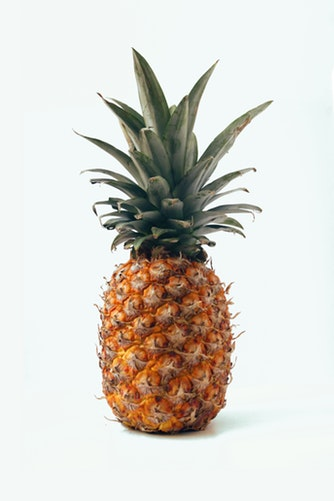
#> input picture contour/images/pine_apple.jpg, 334 x 501 px
$ python contour.py
#> lines starting #> are read from the running program, lines starting #| are printed output that depends on the picture; after the words box and inside, x2 and y2 are one past the last pixel; in counts of white or black regions, pixels touching at a corner belong together; long printed decimals are rounded
import cv2
import matplotlib.pyplot as plt
import numpy as np
import os

file_path = os.path.abspath(__file__)
img_path = os.path.join(os.path.dirname(file_path), 'images/pine_apple.jpg')

# Load the image
img = plt.imread(img_path)
#> img is the input picture: shape (501, 334, 3); mean R, G, B 215.4, 212.7, 205.9
# img = cv2.cvtColor(img, cv2.COLOR_BGR2RGB)
plt.imshow(img)
plt.show()

# Blurring for removing the noise
img_blur = cv2.bilateralFilter(img, d=7, sigmaSpace=75, sigmaColor=75)

# Convert to grayscale
img_gray = cv2.cvtColor(img, cv2.COLOR_RGB2GRAY)
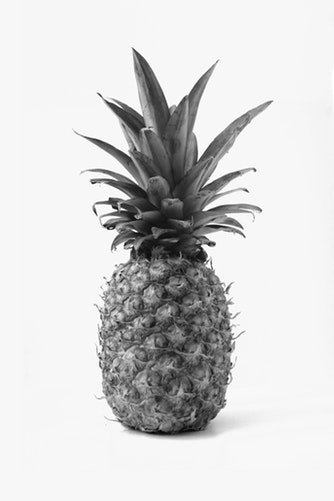
#> img_gray: shape (501, 334); min 4, max 255, mean 212.7

# Apply the thresholding
a = img_gray.max()
#> a = 255
_, thresh = cv2.threshold(img_gray, a/2+60, a, cv2.THRESH_BINARY_INV)
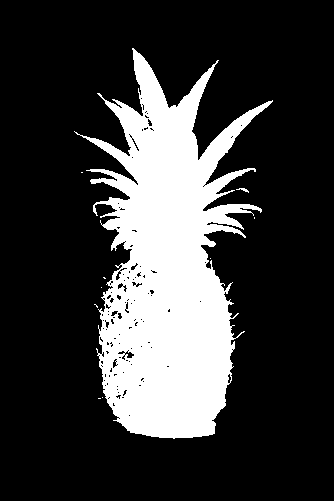
#> thresh: shape (501, 334); 22.7% white; 10 white regions (8 under 20 px)
plt.imshow(thresh, cmap='gray')
plt.show()

# Find the contour of the figure
# images, contours, hierarchy --> contours, hierarchy (cv2 version is changed)
contours, hierarchy = cv2.findContours(image=thresh,
                                              mode=cv2.RETR_TREE,
                                              method=cv2.CHAIN_APPROX_SIMPLE)
#> contours = 150 contours, 135 with area under 20; largest, box (x1, y1, x2, y2) and area: (74, 48, 273, 439) 37524, (124, 350, 135, 359) 48, (115, 270, 122, 281) 33, (131, 137, 140, 152) 32, (112, 358, 118, 369) 31

# Sort the contours
contours = sorted(contours, key = cv2.contourArea, reverse=True)

# Draw the contour
img_copy = img.copy()
final = cv2.drawContours(img_copy, contours, contourIdx=-1, color=(255, 0, 0),
                         thickness=2)
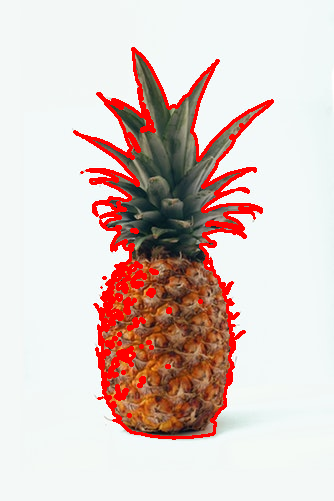
#> final: shape (501, 334, 3); mean R, G, B 220.3, 201.8, 196.6
plt.imshow(img_copy)
plt.show()


# The first order of the contours
c_0 = contours[0]
#> c_0 = contour of 1233 points, box (x1, y1, x2, y2) (74, 48, 273, 439), area 37524

# image moment
M = cv2.moments(c_0)
#> M = moments, m00 37524, centre m10/m00, m01/m00 = (167, 269.1)
print(M.keys())
#| dict_keys(['m00', 'm10', 'm01', 'm20', 'm11', 'm02', 'm30', 'm21', 'm12', 'm03', 'mu20', 'mu11', 'mu02', 'mu30', 'mu21', 'mu12', 'mu03', 'nu20', 'nu11', 'nu02', 'nu30', 'nu21', 'nu12', 'nu03'])

# The area of contours
print('1st Contour Area :', cv2.contourArea(contours[0]))
#| 1st Contour Area : 37524.0
print('2nd Contour Area :', cv2.contourArea(contours[1]))
#| 2nd Contour Area : 48.0
print('3rd Contour Area :', cv2.contourArea(contours[2]))
#| 3rd Contour Area : 33.0

# The arc length of contours
print(cv2.arcLength(contours[0], closed=True))
#| 2629.929
print(cv2.arcLength(contours[0], closed=False))
#| 2628.929

# The centroid point
cx = int(M['m10'] / M['m00'])
#> cx = 166
cy = int(M['m01'] / M['m00'])
#> cy = 269

# The extreme points
l_m = tuple(c_0[c_0[:, :, 0].argmin()][0])
#> l_m = (74, 131)
r_m = tuple(c_0[c_0[:, :, 0].argmax()][0])
#> r_m = (272, 101)
t_m = tuple(c_0[c_0[:, :, 1].argmin()][0])
#> t_m = (132, 48)
b_m = tuple(c_0[c_0[:, :, 1].argmax()][0])
#> b_m = (173, 438)

pst = [l_m, r_m, t_m, b_m]
#> pst = [(74, 131), (272, 101), (132, 48), (173, 438)]
xcor = [p[0] for p in pst]
#> xcor = [74, 272, 132, 173]
ycor = [p[1] for p in pst]
#> ycor = [131, 101, 48, 438]

# Plot the points
fig, axs = plt.subplots(nrows=1, ncols=2, figsize=(10, 8))
axs[0].imshow(thresh, cmap='gray'); axs[0].scatter([cx], [cy], c='b', s=50)
axs[1].imshow(thresh, cmap='gray'); axs[1].scatter(xcor, ycor, c='b', s=50)
plt.show()
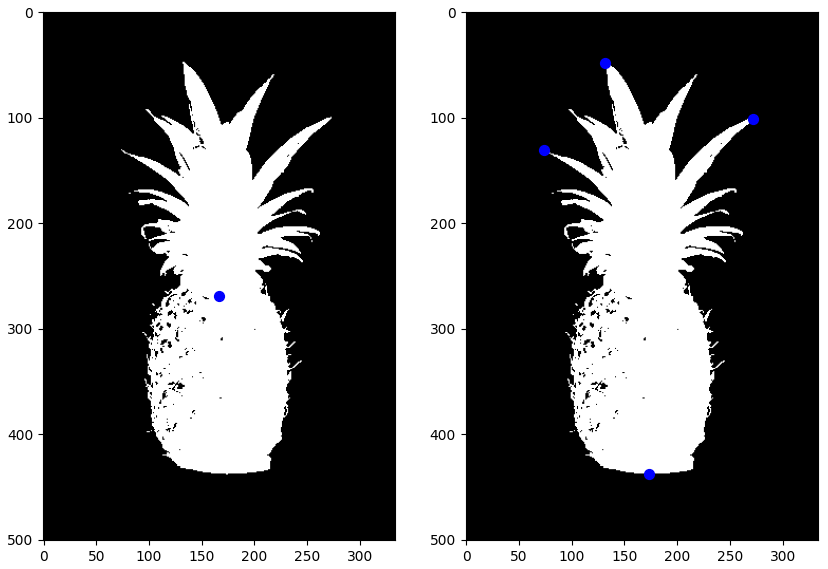
#> figure drawn by matplotlib, 2 panels

# The first order of the contours
c_0 = contours[0]

# Get the 4 points of the bounding rectangle
x, y, w, h = cv2.boundingRect(c_0)
#> x = 74; y = 48; w = 199; h = 391

# Draw a straight rectangle with the points
img_copy = img.copy()
img_box = cv2.rectangle(img_copy, (x, y), (x+w, y+h), color=(255,0,0), thickness=2)
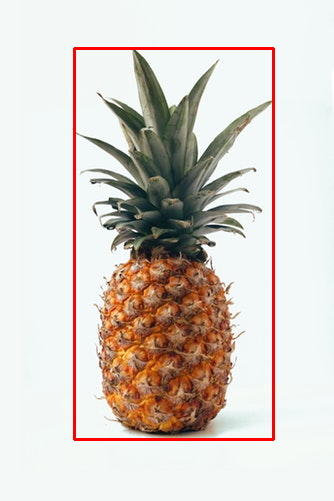
#> img_box: shape (501, 334, 3); mean R, G, B 215.6, 207.5, 200.7


# Get the 4 points of the bounding rectangle w/ the min area
rect = cv2.minAreaRect(c_0)
#> rect = ((160.2, 243.9), (384.5, 194), -84.29)
box = cv2.boxPoints(rect)
#> box = [[237.6, 444.9], [44.54, 425.6], [82.8, 42.98], [275.9, 62.29]]
box = box.astype('int')
#> box = [[237, 444], [44, 425], [82, 42], [275, 62]]

# Draw a contour w/ the points
img_copy = img.copy()
#> (the run stopped early here; a loop or call above may not have finished)

$ run again, with contour/images/backpacker.jpg copied over contour/images/pine_apple.jpg
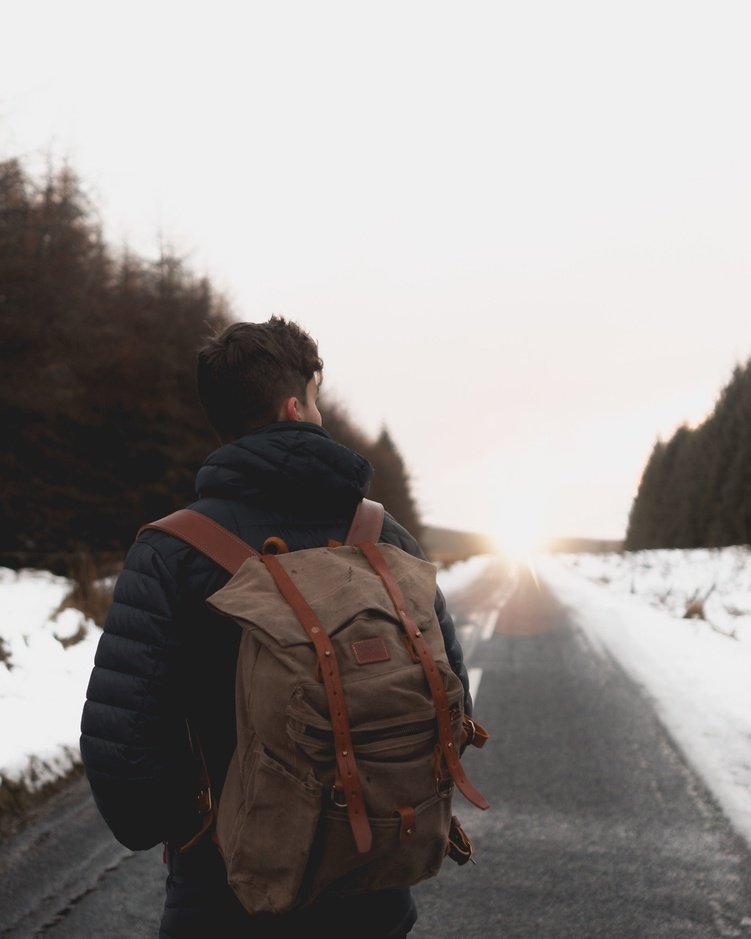
#> input picture contour/images/backpacker.jpg, 751 x 939 px, shrunk from 1638 x 2048 before the run
#> img is the input picture: shape (939, 751, 3); mean R, G, B 149.8, 145.2, 143
#> a = 254
#> `_, thresh = cv2.threshold(img_gray, a/2+60, a, cv2.THRESH_BINARY_INV)`:
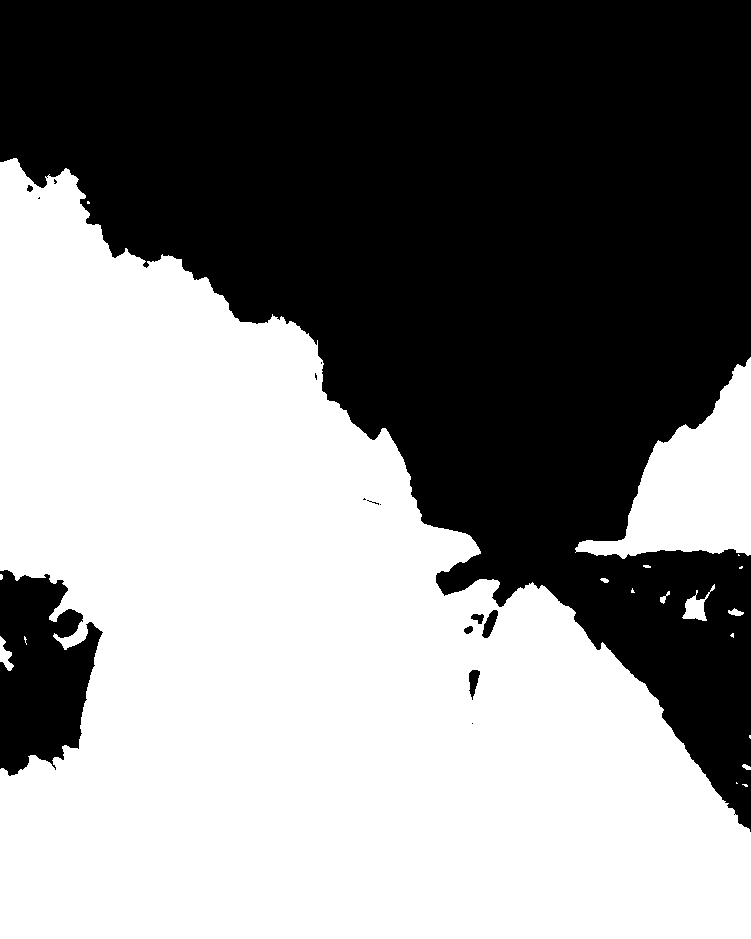
#> thresh: shape (939, 751); values 0 (black) and 254 (white), 51.9% white; 15 black regions (8 under 20 px)
#> contours = 36 contours, 23 with area under 20; largest, box (x1, y1, x2, y2) and area: (0, 158, 751, 939) 347718, (575, 357, 751, 559) 16054, (682, 584, 715, 621) 396, (481, 609, 499, 639) 266, (468, 669, 481, 701) 230
#> c_0 = contour of 1041 points, box (x1, y1, x2, y2) (0, 158, 751, 939), area 347718
#> M = moments, m00 347718.5, centre m10/m00, m01/m00 = (298, 655.2)
#| dict_keys(['m00', 'm10', 'm01', 'm20', 'm11', 'm02', 'm30', 'm21', 'm12', 'm03', 'mu20', 'mu11', 'mu02', 'mu30', 'mu21', 'mu12', 'mu03', 'nu20', 'nu11', 'nu02', 'nu30', 'nu21', 'nu12', 'nu03'])
#| 1st Contour Area : 347718.5
#| 2nd Contour Area : 16053.5
#| 3rd Contour Area : 396.5
#| 3581.697
#| 3578.697
#> cx = 297
#> cy = 655
#> l_m = (0, 162)
#> r_m = (750, 938)
#> t_m = (13, 158)
#> b_m = (0, 938)
#> pst = [(0, 162), (750, 938), (13, 158), (0, 938)]
#> xcor = [0, 750, 13, 0]
#> ycor = [162, 938, 158, 938]
#> `plt.show()`:
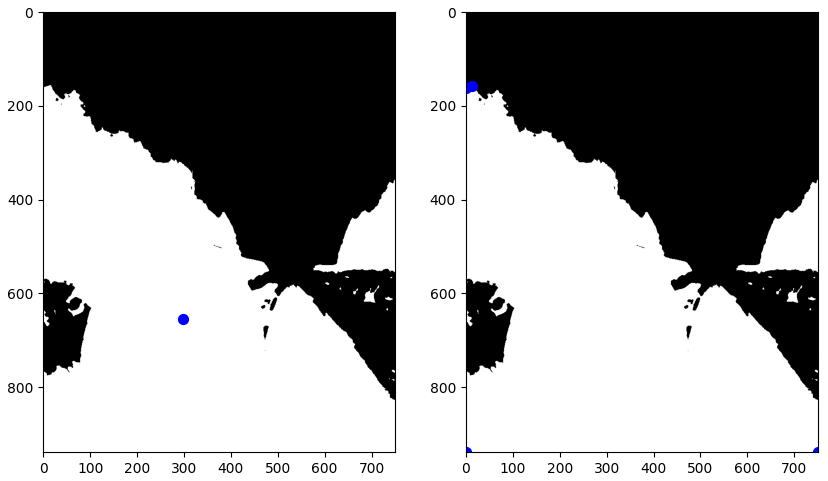
#> figure drawn by matplotlib, 2 panels
#> x = 0; y = 158; w = 751; h = 781
#> rect = ((375, 548), (780, 750), -90)
#> `box = cv2.boxPoints(rect)`: box = [[750, 938], [-2.39e-14, 938], [0, 158], [750, 158]]
#> `box = box.astype('int')`: box = [[749, 937], [0, 937], [0, 158], [749, 158]]
